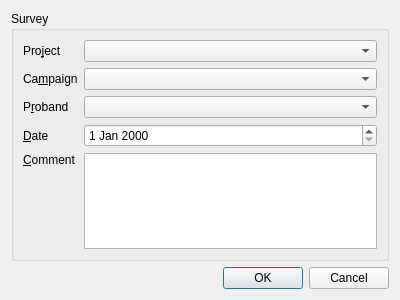
<?xml version="1.0" encoding="UTF-8"?>
<ui version="4.0">
 <class>SurveyDialog</class>
 <widget class="QDialog" name="SurveyDialog">
  <property name="geometry">
   <rect>
    <x>0</x>
    <y>0</y>
    <width>400</width>
    <height>300</height>
   </rect>
  </property>
  <property name="windowTitle">
   <string>Dialog</string>
  </property>
  <layout class="QVBoxLayout" name="verticalLayout_2">
   <item>
    <widget class="QGroupBox" name="groupBox">
     <property name="title">
      <string>Survey</string>
     </property>
     <layout class="QGridLayout" name="gridLayout">
      <item row="2" column="0">
       <widget class="QLabel" name="label_3">
        <property name="text">
         <string>P&amp;roband</string>
        </property>
        <property name="buddy">
         <cstring>proband</cstring>
        </property>
       </widget>
      </item>
      <item row="1" column="1">
       <widget class="QComboBox" name="campaign"/>
      </item>
      <item row="4" column="0">
       <layout class="QVBoxLayout" name="verticalLayout">
        <item>
         <widget class="QLabel" name="label_5">
          <property name="text">
           <string>&amp;Comment</string>
          </property>
          <property name="buddy">
           <cstring>comment</cstring>
          </property>
         </widget>
        </item>
        <item>
         <spacer name="verticalSpacer">
          <property name="orientation">
           <enum>Qt::Vertical</enum>
          </property>
          <property name="sizeHint" stdset="0">
           <size>
            <width>20</width>
            <height>40</height>
           </size>
          </property>
         </spacer>
        </item>
       </layout>
      </item>
      <item row="1" column="0">
       <widget class="QLabel" name="label_2">
        <property name="text">
         <string>Ca&amp;mpaign</string>
        </property>
        <property name="buddy">
         <cstring>campaign</cstring>
        </property>
       </widget>
      </item>
      <item row="2" column="1">
       <widget class="QComboBox" name="proband"/>
      </item>
      <item row="3" column="0">
       <widget class="QLabel" name="label_4">
        <property name="text">
         <string>&amp;Date</string>
        </property>
        <property name="buddy">
         <cstring>date</cstring>
        </property>
       </widget>
      </item>
      <item row="3" column="1">
       <widget class="QDateEdit" name="date"/>
      </item>
      <item row="4" column="1">
       <widget class="QTextEdit" name="comment"/>
      </item>
      <item row="0" column="1">
       <widget class="QComboBox" name="project"/>
      </item>
      <item row="0" column="0">
       <widget class="QLabel" name="label">
        <property name="text">
         <string>Pro&amp;ject</string>
        </property>
        <property name="buddy">
         <cstring>project</cstring>
        </property>
       </widget>
      </item>
     </layout>
    </widget>
   </item>
   <item>
    <widget class="QDialogButtonBox" name="buttonBox">
     <property name="orientation">
      <enum>Qt::Horizontal</enum>
     </property>
     <property name="standardButtons">
      <set>QDialogButtonBox::Cancel|QDialogButtonBox::Ok</set>
     </property>
    </widget>
   </item>
  </layout>
 </widget>
 <resources/>
 <connections>
  <connection>
   <sender>buttonBox</sender>
   <signal>accepted()</signal>
   <receiver>SurveyDialog</receiver>
   <slot>accept()</slot>
   <hints>
    <hint type="sourcelabel">
     <x>248</x>
     <y>254</y>
    </hint>
    <hint type="destinationlabel">
     <x>157</x>
     <y>274</y>
    </hint>
   </hints>
  </connection>
  <connection>
   <sender>buttonBox</sender>
   <signal>rejected()</signal>
   <receiver>SurveyDialog</receiver>
   <slot>reject()</slot>
   <hints>
    <hint type="sourcelabel">
     <x>316</x>
     <y>260</y>
    </hint>
    <hint type="destinationlabel">
     <x>286</x>
     <y>274</y>
    </hint>
   </hints>
  </connection>
 </connections>
</ui>
